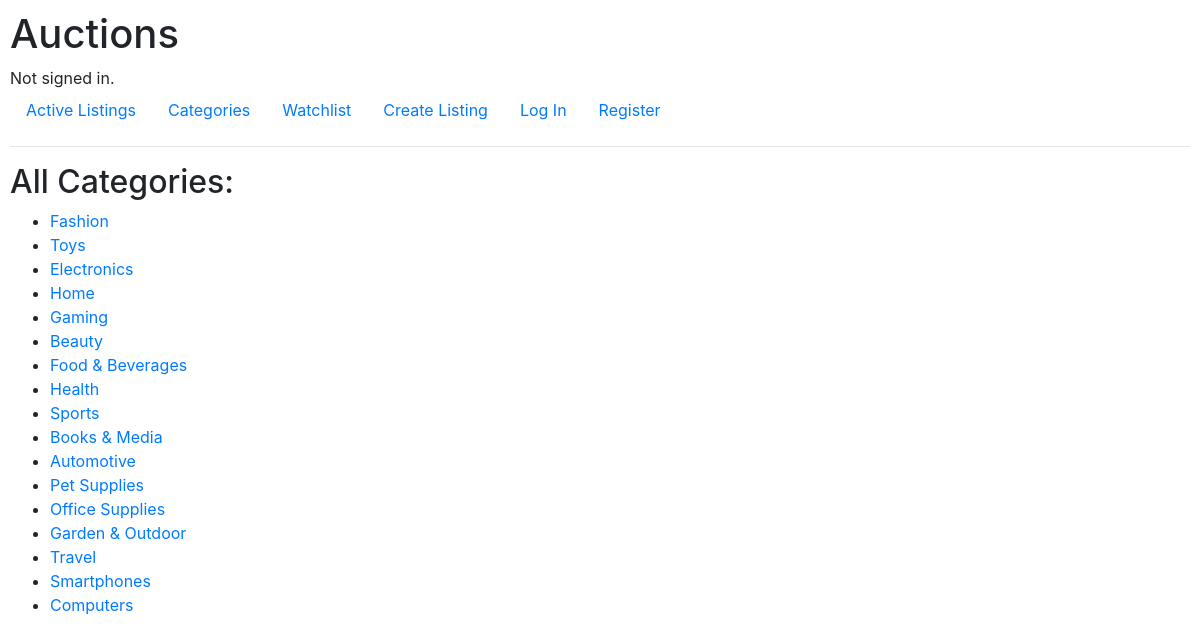
The page /categories on the database its author committed.
### auctions/models.py (models this page shows)
class Category(models.Model):
    name = models.CharField(max_length=64, unique=True)
    def __str__(self):
        return f"{self.name}"

### auctions/views.py (the view)
# urls.py: path("categories", views.categories_view, name="categories"),
def categories_view(request):
    categories = Category.objects.all()
    return render(request, "auctions/categories.html", {
        "categories": categories
    })

### auctions/templates/auctions/categories.html
{% extends "auctions/layout.html" %}
{% block body %}
    <h2>All Categories:</h2>
    <ul>
        {% for category in categories %}
            <li><a href="{% url "category" category.id %}">{{ category }}</a></li>
        {% endfor %}
    </ul>
{% endblock %}

### auctions/templates/auctions/layout.html (shortened to what this page needs)
{% load static %}
<!DOCTYPE html>
<html lang="en">
    <head>
        <link rel="stylesheet" href="https://stackpath.bootstrapcdn.com/bootstrap/4.4.1/css/bootstrap.min.css">
        <link href="{% static 'auctions/styles.css' %}" rel="stylesheet">
    </head>
    <body>
        <h1>Auctions</h1>
        <div>
            {% if user.is_authenticated %}
                Signed in as <strong>{{ user.username }}</strong>.
            {% else %}
                Not signed in.
            {% endif %}
        </div>
        <ul class="nav">
            <li class="nav-item">
                <a class="nav-link" href="{% url 'index' %}">Active Listings</a>
            </li>
            <li class="nav-item">
                <a class="nav-link" href="{% url 'categories' %}">Categories</a>
            </li>
            <li class="nav-item">
                <a class="nav-link" href="{% url 'watchlist' %}">Watchlist</a>
            </li>
            <li class="nav-item">
                <a class="nav-link" href="{% url 'create_listing' %}">Create Listing</a>
            </li>
            {% if user.is_authenticated %}
                <li class="nav-item">
                    <a class="nav-link" href="{% url 'logout' %}">Log Out</a>
                </li>
            {% else %}
                <li class="nav-item">
                    <a class="nav-link" href="{% url 'login' %}">Log In</a>
                </li>
                <li class="nav-item">
                    <a class="nav-link" href="{% url 'register' %}">Register</a>
                </li>
            {% endif %}
        </ul>
        <hr>
        {% block body %}
        {% endblock %}
    </body>
</html>

### auctions/static/auctions/styles.css (style rules this page uses)
body { padding: 10px; }

### rows shown on the page
Category: name "Fashion"
Category: name "Toys"
Category: name "Electronics"
Category: name "Home"
Category: name "Gaming"
Category: name "Beauty"
Category: name "Food & Beverages"
Category: name "Health"
Category: name "Sports"
Category: name "Books & Media"
Category: name "Automotive"
Category: name "Pet Supplies"
Category: name "Office Supplies"
Category: name "Garden & Outdoor"
Category: name "Travel"
Category: name "Smartphones"
Category: name "Computers"
